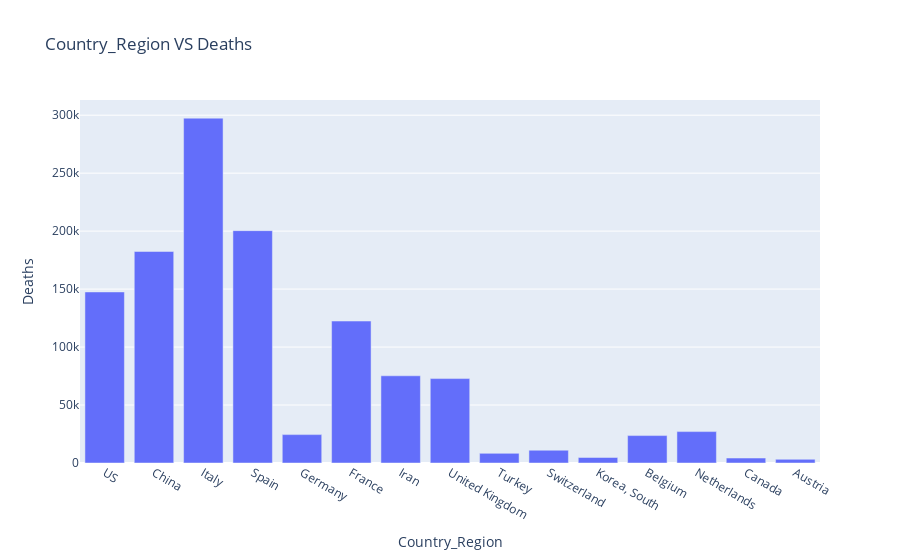

Notebook source saved alongside this figure:
### Markdown cell above
## Bar Plot For Fatalities For New Data

### Code cell
p_15 = data_15['Country_Region']
q_15 = data_15['Fatalities']

data1 = go.Bar(x=p_15,y=q_15)

layout = go.Layout(title='Country_Region VS Deaths',xaxis_title='Country_Region',yaxis_title='Deaths')
data=[data1]
fig = go.Figure(data,layout)

iplot(fig)

### Figure 1 — Plotly figure (JSON) as saved in the notebook; plotly's stock layout.template omitted (floating-point values rounded to 4 significant figures)
{"data": [{"type": "bar", "x": ["US", "China", "Italy", "Spain", "Germany", "France", "Iran", "United Kingdom", "Turkey", "Switzerland", "Korea, South", "Belgium", "Netherlands", "Canada", "Austria"], "y": [147545, 182450, 297444, 200412, 24491, 122427, 75219, 72805, 8310, 11029, 4758, 23652, 27083, 4282, 3175]}], "layout": {"title": {"text": "Country_Region VS Deaths"}, "xaxis": {"title": {"text": "Country_Region"}}, "yaxis": {"title": {"text": "Deaths"}}}}
